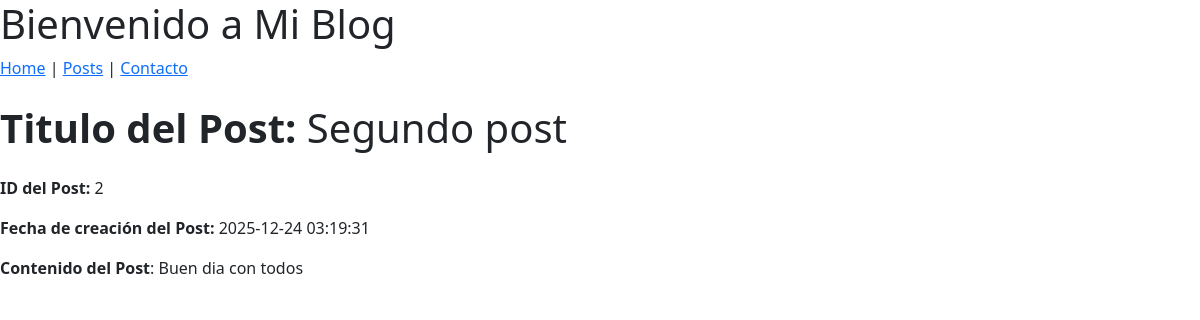
Screenshot of /post/2 with the database file from the repository.
### tables this page shows
CREATE TABLE posts (
    id INTEGER PRIMARY KEY AUTOINCREMENT,
    created TIMESTAMP NOT NULL DEFAULT CURRENT_TIMESTAMP,
    title TEXT NOT NULL,
    content TEXT NOT NULL
);

### app.py (the view)
@app.route('/post/<int:post_id>', methods=['GET'])
def get_one_post(post_id):
    conn = get_db_connection()
    post_data = conn.execute('SELECT * FROM posts WHERE id = ?', (post_id,)).fetchone()
    conn.close()
    if post_data is None:
        abort(404)
    return render_template('post/post.html', post=post_data)

### app.py (called while the page is built)
def get_db_connection():
    conn = sqlite3.connect('database.db')
    conn.row_factory = sqlite3.Row
    return conn

### templates/post/post.html (shortened to what this page needs)
{% extends 'base.html' %}
{% block content %}
<h1 class="my-4"><strong>Titulo del Post:</strong> {{ post['title'] }}</h1>
<p><strong>ID del Post:</strong> {{ post['id'] }}</p>
<p><strong>Fecha de creación del Post:</strong> {{ post['created'] }}</p>
<p class="mb-4"><strong>Contenido del Post</strong>: {{ post['content'] }}</p>
{% endblock %}

### rows the page displays
posts: title "Segundo post", id "2", created "2025-12-24 03:19:31", content "Buen dia con todos"
